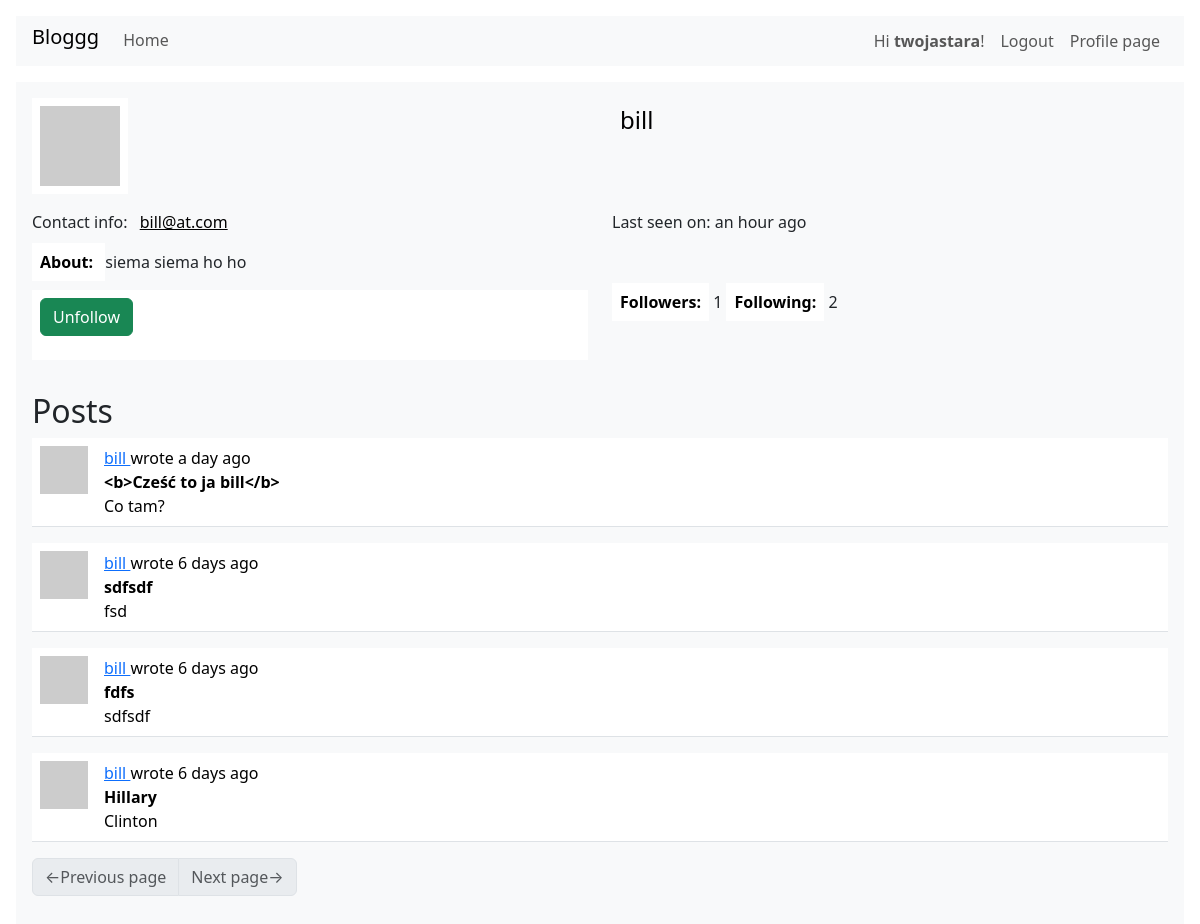
The page /user/bill (signed in) on the database its author committed.
### webapp/main/models.py (models this page shows, shortened)
class User(UserMixin, db.Model):
    id:         sqo.Mapped[int] = sqo.mapped_column(primary_key=True)
    username:   sqo.Mapped[str] = sqo.mapped_column(sqa.String(64), index=True, unique=True)
    email:      sqo.Mapped[str] = sqo.mapped_column(sqa.String(128), index=True, unique=True)
    hashed_pass:sqo.Mapped[Optional[str]] = sqo.mapped_column(sqa.String(256))
    about:      sqo.Mapped[Optional[str]] = sqo.mapped_column(sqa.String(4096))
    last_seen:  sqo.Mapped[Optional[datetime]] = sqo.mapped_column(default=lambda: datetime.now(timezone.utc))
    posts:      sqo.WriteOnlyMapped['Post'] = sqo.relationship(back_populates='author')
    followers:  sqo.WriteOnlyMapped['User'] = sqo.relationship(
        secondary=followers_table, primaryjoin=(followers_table.c.followed_id == id),
        secondaryjoin=(followers_table.c.follower_id == id), back_populates='following'
    )
    following:   sqo.WriteOnlyMapped['User'] = sqo.relationship(
        secondary=followers_table, primaryjoin=(followers_table.c.follower_id == id),
        secondaryjoin=(followers_table.c.followed_id == id), back_populates='followers'
    )
    def avatar(self, size):
        hash = md5((self.username+self.email+str(2384129234)).encode('utf-8')).hexdigest()
        return f'https://www.gravatar.com/avatar/{hash}?d=identicon&s={size}'
    def is_following(self, user) -> bool:
        query = self.following.select().where(User.id == user.id)
        return db.session.scalar(query) is not None
    def followers_counter(self):
        query = sqa.select(sqa.func.count()).select_from(self.followers.select().subquery())
        return db.session.scalar(query)
    def following_counter(self):
        query = sqa.select(sqa.func.count()).select_from(self.following.select().subquery())
        return db.session.scalar(query)
    def get_posts_query(self):
        return self.posts.select().order_by(Post.timestamp.desc())

class Post(db.Model):
    id:         sqo.Mapped[int] = sqo.mapped_column(primary_key=True)
    user_id:    sqo.Mapped[int] = sqo.mapped_column(sqa.ForeignKey(User.id), index=True)
    timestamp:  sqo.Mapped[datetime] = sqo.mapped_column(index=True, default=lambda: datetime.now(timezone.utc))
    title:      sqo.Mapped[str] = sqo.mapped_column(sqa.String(64), index=True)
    body:       sqo.Mapped[str] = sqo.mapped_column(sqa.String(4096))
    language:   sqo.Mapped[Optional[str]] = sqo.mapped_column(sqa.String(8))
    author:     sqo.Mapped[User] = sqo.relationship(back_populates='posts')

### webapp/main/routes.py (the view)
@bp.route('/user/<username>')
@login_required
def user_page(username):
    user = db.first_or_404(sqa.select(User).where(username == User.username))
    form = EmptyForm()
    page = request.args.get('page', 1, type=int)
    query = user.get_posts_query()
    posts = db.paginate(query, page=page, per_page=current_app.config['POSTS_PER_PAGE'], error_out=False)
    next_url = url_for('main.user_page', username=username, page=posts.next_num) if posts.has_next else None
    prev_url = url_for('main.user_page', username=username, page=posts.prev_num) if posts.has_prev else None
    return render_template('user_page.html', title=f'User {username}',
                           user=user, form=form, posts=posts, next_url=next_url, prev_url=prev_url)

### webapp/main/forms.py
class EmptyForm(FlaskForm):
    submit = SubmitField(_l('Submit'))

### webapp/__init__.py (called while the page is built)
def get_locale():
    return request.accept_languages.best_match(current_app.config['LANGUAGES'])

### webapp/main/models.py (called while the page is built)
@login.user_loader
def load_user(id):
    return db.session.get(User, int(id))

### webapp/main/routes.py (called while the page is built)
@bp.before_request
def before_request():
    g.locale = str(get_locale())
    if current_user.is_authenticated:
        current_user.last_seen = datetime.now(timezone.utc)
        db.session.commit()

### webapp/templates/user_page.html (shortened to what this page needs)
{% extends "base.html" %}
{% block content %}
<div class="table">
    <div class="row mb-3">
        <div class="col">
            <img src="{{ user.avatar(128) }}">
        </div>
        <div class="col">
            <p class="h4 bg-light">{{ user.username }}</p>
        </div>
    </div>
    <div class="row mb-3">
        <div class="col bg-light">
            {{ _('Contact info:') }} <a class="bg-light" href="mailto:{{ user.email }}">{{ user.email }}</a>
        </div>
        <div class="col">
            {% if user.last_seen %}
                {{ _('Last seen on:') }} {{ moment(user.last_seen).fromNow() }}
            {% endif %}
        </div>
    </div>
    <div class="row mb-3">
        <div class="col">
            {% if user.about %}
                <b>{{ _('About:') }} </b>{{ user.about }}
            {% endif %}
        </div>
    </div>
    <div class="row mb-3">
        {% if current_user != user %}
            <div class="col">
                {% if not current_user.is_following(user) %}
                <form action="{{ url_for('main.follow_user', username=user.username) }}"
                    method="post">
                        {{ form.hidden_tag() }}
                        {% set value %}{{ _('Follow') }}{% endset %}
                        {{ macro_submit.submit_field(form.submit, value=value) }}
                </form>
                {% else %}
                <form action="{{ url_for('main.unfollow_user', username=user.username) }}"
                    method="post">
                        {{ macro_submit.submit_field(form.submit, value=value) }}
                </form>
                {% endif %}
            </div>
        {% endif %}
        <div class="col">
            <b>{{ _('Followers:') }}</b> {{ user.followers_counter() }}
            <b>{{ _('Following:') }}</b> {{ user.following_counter() }}
        </div>
    </div>
</div>
<h2>{{ _('Posts') }}</h2>
{% for post in posts %}
    {% include "sub_post.html" %}
{% endfor %}
{% include "sub_pagination.html" %}
{% endblock %}

### webapp/templates/base.html (shortened to what this page needs)
<!DOCTYPE html>
{% import "macro_form_field.html" as macro_form %}
{% import "macro_submit_field.html" as macro_submit %}
<html>
<head>
    <link href="{{ url_for('static', filename='bootstrap.min.css') }}" rel="stylesheet">
</head>
<body>
    <nav class="navbar navbar-expand bg-light m-3 px-3 py-1">
        <div class="d-flex flex-grow-1">
            <span class="navbar-brand h1">Bloggg</span>
            <ul class="navbar-nav">
                <li class="nav-item">
                    <a class="nav-link" href="{{ url_for('main.index_page') }}">{{ _('Home') }}</a>
                </li>
            </ul>
        </div>
        <div style="d-flex">
            <ul class="navbar-nav">
            {% if current_user.is_anonymous %}
                <li class="nav-item">
                    <a class="nav-link" href="{{ url_for('auth.login_page') }}">{{ _('Login') }}</a>
                </li>
                <li class="nav-item">
                    <a class="nav-link" href="{{ url_for('auth.registration_page') }}">{{ _('Register') }}</a>
                </li>
            {% else %}
                <li class="nav-item">
                    <a class="nav-link" href="{{ url_for('main.user_page', username=current_user.username) }}">
                        {{ _('Hi <b>%(user)s</b>!', user=current_user.username) }}
                    </a>
                </li>
                <li class="nav-item">
                    <a class="nav-link" href="{{ url_for('auth.logout_page') }}">{{ _('Logout') }}</a>
                </li>
                <li class="nav-item">
                    <a class="nav-link" href="{{ url_for('main.user_page',
                        username=current_user.username) }}">{{ _('Profile page') }}</a>
                </li>
            {% endif %}
            </ul>
        </div>
    </nav>
    <div class="container-fluid m-0 px-3">
        <div class="container-fluid m-0 p-3 bg-light">
            {% block content %} {% endblock %}
        </div>
    </div>
</body>
</html>

### webapp/templates/sub_post.html (shortened to what this page needs)
<table class="table table-hover">
    <tr>
        <td width="64px">
            <a href="{{ url_for('main.user_page', username=post.author.username) }}">
                <img src="{{ post.author.avatar(64) }}" class="img-fluid">
            </a>
        </td>
        <td>
            {{ _('%(username)s wrote %(when)s',
                username=user_link, when=moment(post.timestamp).fromNow()) }}
            <br>
            <b>{{ post.title }}</b>
            <br>
            <span id="post-{{ post.id }}">{{ post.body }}</span>
        </td>
    </tr>
</table>

### rows shown on the page
User: username "bill", email "bill@at.com", last_seen "an hour ago", about "siema siema ho ho"
Post: title "<b>Cześć to ja bill</b>", body "Co tam?"
Post: title "sdfsdf", body "fsd"
Post: title "fdfs", body "sdfsdf"
Post: title "Hillary", body "Clinton"

### other values the page prints
{{ user.followers_counter() }} "1"
{{ user.following_counter() }} "2"
